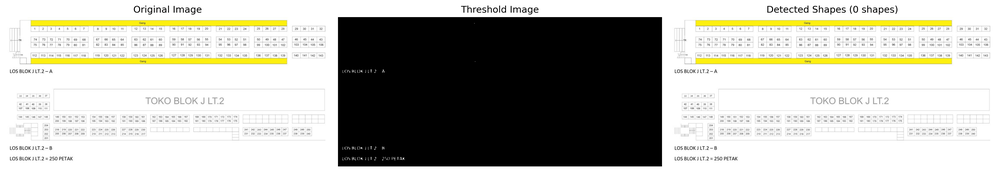
#> input picture shape_detection_results_60_edit.png, 1000 x 172 px, shrunk from 5370 x 925 before the run; its folder holds only this picture in this run
$ python demo_shape_detector.py
#> lines starting #> are read from the running program, lines starting #| are printed output that depends on the picture; after the words box and inside, x2 and y2 are one past the last pixel; in counts of white or black regions, pixels touching at a corner belong together
import cv2
import numpy as np
import matplotlib.pyplot as plt
import os
import sys

def simple_shape_detection(image_path):
    """Simple but effective shape detection for any image"""

    # Read image
    image = cv2.imread(image_path)
    if image is None:
        print(f"Error: Could not read image from {image_path}")
        return None

    # Convert to grayscale
    gray = cv2.cvtColor(image, cv2.COLOR_BGR2GRAY)

    # Apply Gaussian blur
    blurred = cv2.GaussianBlur(gray, (5, 5), 0)

    # Apply threshold
    _, thresh = cv2.threshold(blurred, 127, 255, cv2.THRESH_BINARY_INV)

    # Find contours
    contours, _ = cv2.findContours(thresh, cv2.RETR_EXTERNAL, cv2.CHAIN_APPROX_SIMPLE)

    # Filter contours by area
    min_area = 500  # Adjust this value based on your image
    filtered_contours = [cnt for cnt in contours if cv2.contourArea(cnt) > min_area]

    # Create visualization
    fig, (ax1, ax2, ax3) = plt.subplots(1, 3, figsize=(18, 6))

    # Original image
    ax1.imshow(cv2.cvtColor(image, cv2.COLOR_BGR2RGB))
    ax1.set_title('Original Image')
    ax1.axis('off')

    # Threshold image
    ax2.imshow(thresh, cmap='gray')
    ax2.set_title('Threshold Image')
    ax2.axis('off')

    # Detected shapes with colors
    ax3.imshow(cv2.cvtColor(image, cv2.COLOR_BGR2RGB))

    # Define colors for shapes
    colors = ['#FF6B6B', '#4ECDC4', '#45B7D1', '#96CEB4', '#FFEAA7',
              '#DDA0DD', '#98D8C8', '#F7DC6F', '#BB8FCE', '#85C1E9',
              '#F8C471', '#BDC3C7']

    # Draw each contour with a different color
    for i, contour in enumerate(filtered_contours):
        color = colors[i % len(colors)]

        # Fill the contour
        ax3.fill(contour[:, 0, 0], contour[:, 0, 1],
                color=color, alpha=0.6, edgecolor='black', linewidth=2)

        # Add shape number
        M = cv2.moments(contour)
        if M["m00"] != 0:
            cx = int(M["m10"] / M["m00"])
            cy = int(M["m01"] / M["m00"])
            ax3.text(cx, cy, str(i+1), ha='center', va='center',
                    fontsize=12, fontweight='bold', color='black',
                    bbox=dict(boxstyle="round,pad=0.3", facecolor='white', alpha=0.8))

    ax3.set_title(f'Detected Shapes ({len(filtered_contours)} shapes)')
    ax3.axis('off')

    plt.tight_layout()
    return fig, filtered_contours

def analyze_shapes(contours):
    """Analyze the detected shapes"""
    analysis = []

    for i, contour in enumerate(contours):
        area = cv2.contourArea(contour)
        perimeter = cv2.arcLength(contour, True)

        # Get bounding rectangle
        x, y, w, h = cv2.boundingRect(contour)
        aspect_ratio = w / h if h > 0 else 0

        # Approximate shape
        epsilon = 0.02 * perimeter
        approx = cv2.approxPolyDP(contour, epsilon, True)
        vertices = len(approx)

        # Determine shape type
        if vertices == 3:
            shape_type = "Triangle"
        elif vertices == 4:
            if 0.9 < aspect_ratio < 1.1:
                shape_type = "Square"
            else:
                shape_type = "Rectangle"
        elif vertices == 5:
            shape_type = "Pentagon"
        elif vertices == 6:
            shape_type = "Hexagon"
        elif vertices > 6:
            shape_type = "Polygon"
        else:
            shape_type = "Unknown"

        analysis.append({
            'shape_id': i + 1,
            'type': shape_type,
            'area': int(area),
            'perimeter': int(perimeter),
            'vertices': vertices,
            'aspect_ratio': round(aspect_ratio, 2),
            'bbox': (x, y, w, h)
        })

    return analysis

def main():
    """Main function with command line interface"""
    print("🎯 Simple Shape Detection System")
    print("=" * 40)

    # Check if image path is provided
    if len(sys.argv) > 1:
        image_path = sys.argv[1]
    else:
        # Look for common image files in current directory
        image_extensions = ['.png', '.jpg', '.jpeg', '.bmp', '.tiff']
        image_files = []

        for file in os.listdir('.'):
            if any(file.lower().endswith(ext) for ext in image_extensions):
                image_files.append(file)

        if image_files:
            print("Found image files in current directory:")
            for i, file in enumerate(image_files):
                print(f"{i+1}. {file}")

            try:
                choice = int(input("\nSelect image number (or press Enter for first image): ")) - 1
#> the answer given: 1
                if 0 <= choice < len(image_files):
                    image_path = image_files[choice]
                else:
                    image_path = image_files[0]
            except (ValueError, IndexError):
                image_path = image_files[0]
        else:
            print("No image files found in current directory.")
            print("Usage: python demo_shape_detector.py <image_path>")
            return

    print(f"\nProcessing image: {image_path}")

    # Detect shapes
    result = simple_shape_detection(image_path)
#> in simple_shape_detection, image is the input picture: shape (172, 1000, 3); mean B, G, R 170.4, 177.7, 178.1
#> in simple_shape_detection, `gray = cv2.cvtColor(image, cv2.COLOR_BGR2GRAY)`:
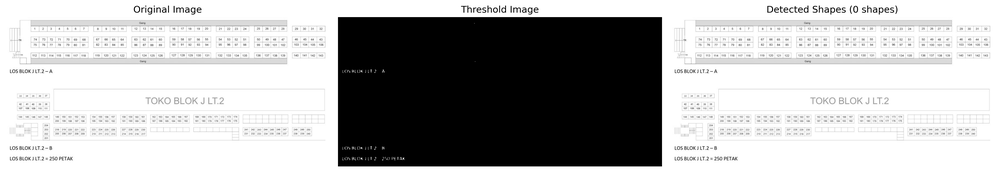
#> gray: shape (172, 1000); min 0, max 255, mean 177
#> in simple_shape_detection, `blurred = cv2.GaussianBlur(gray, (5, 5), 0)`:
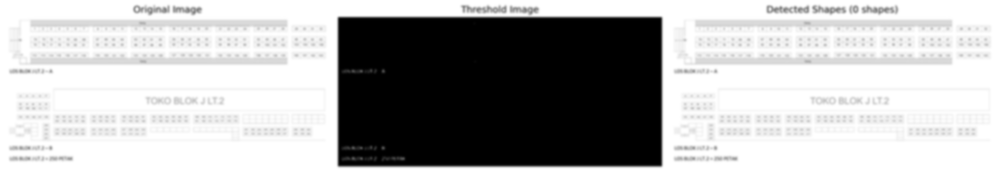
#> blurred: shape (172, 1000); min 0, max 255, mean 177
#> in simple_shape_detection, `_, thresh = cv2.threshold(blurred, 127, 255, cv2.THRESH_BINARY_INV)`:
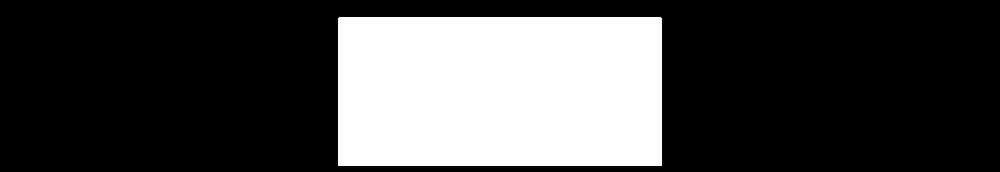
#> thresh: shape (172, 1000); 28.1% white; 1 white region, box (x1, y1, x2, y2) and area: (338, 17, 662, 166) 48274
#> in simple_shape_detection, `contours, _ = cv2.findContours(thresh, cv2.RETR_EXTERNAL, cv2.CHAIN_AP..`: contours = 1 item
#> the loop in simple_shape_detection, `for i, contour in enumerate(filtered_contours):` made 1 pass
#> (color, cx, cy) on pass 1: ('#FF6B6B', 499, 91)
    if result is None:
        return

    fig, contours = result
#> contours = 1 item

    # Analyze shapes
    analysis = analyze_shapes(contours)
#> the loop in analyze_shapes, `for i, contour in enumerate(contours):` made 1 pass
#> (area, perimeter, x, y, w, h, aspect_ratio, epsilon) on pass 1: (47803, 940.8, 338, 17, 324, 149, 2.17, 18.82)
#> analysis = 1 item

    # Print analysis
    print(f"\n📊 Shape Analysis Results:")
    print(f"Total shapes detected: {len(contours)}")
#| Total shapes detected: 1
    print("\nDetailed analysis:")
    print("-" * 60)
    print(f"{'ID':<3} {'Type':<12} {'Area':<8} {'Vertices':<8} {'Aspect Ratio':<12}")
    print("-" * 60)

    for shape in analysis:
        print(f"{shape['shape_id']:<3} {shape['type']:<12} {shape['area']:<8} "
              f"{shape['vertices']:<8} {shape['aspect_ratio']:<12}")
#> this loop made 1 pass
#| 1   Rectangle    47803    4        2.17

    # Save results
    output_filename = f"shape_detection_results_{os.path.splitext(os.path.basename(image_path))[0]}.png"
    plt.savefig(output_filename, dpi=300, bbox_inches='tight')
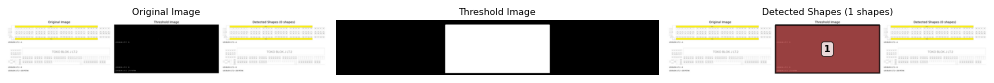
#> figure drawn by matplotlib, 3 panels
    print(f"\n✅ Results saved as: {output_filename}")

    # Show the plot
    plt.show()

    print("\n🎉 Shape detection completed!")
    print("The system detected and colored each shape with a unique color.")

if __name__ == "__main__":
    main()
